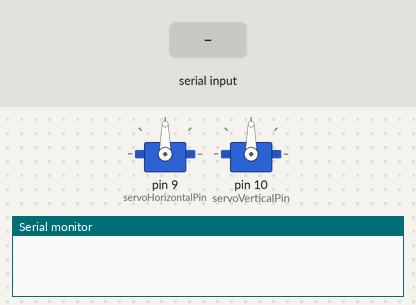
Bench run of a sketch on a simulated Arduino Uno, built with avr-gcc and run on an emulated ATmega328P. Parts: 2 × servo, the last lines printed to the serial monitor. Inputs (shaded band) come from the test bench.

Above: at 1.2 s.
1.3 s: "90,45\n" received over Serial
At 2.5 s:
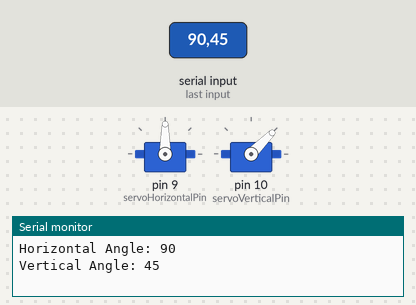
2.8 s: "30,150\n" received over Serial
At 3.7 s:
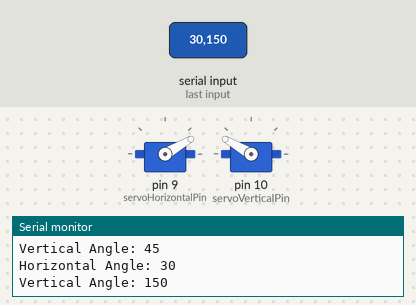
4.3 s: "1,90\n" received over Serial
At 4.7 s:
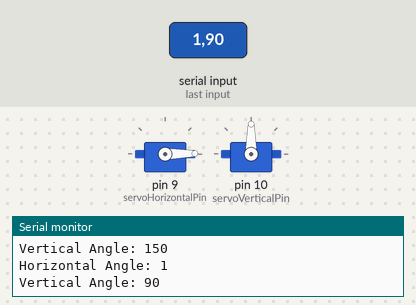
Timing chart, 0 to 7.3 s (numbered marks = the images above; inputs shaded):
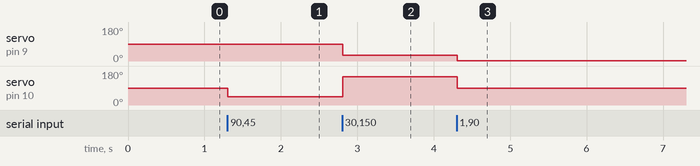

The sketch:

headtrackservo.ino
```cpp
#include <Servo.h>

Servo servoHorizontal;
Servo servoVertical;
int servoHorizontalPin = 9;
int servoVerticalPin = 10;

void setup() {
  Serial.begin(9600);  // Start serial communication
  servoHorizontal.attach(servoHorizontalPin);  // Attach the horizontal servo to pin 9
  servoVertical.attach(servoVerticalPin);      // Attach the vertical servo to pin 10
}

void loop() {
  if (Serial.available()) {
    String data = Serial.readStringUntil('\n');  // Read the incoming data until newline
    int commaIndex = data.indexOf(',');          // Find the position of the comma

    // Check if the comma was found, if not, skip
    if (commaIndex == -1) return;

    // Split the data into horizontal and vertical angles
    int horizontalAngle = data.substring(0, commaIndex).toInt();  // Parse horizontal angle
    int verticalAngle = data.substring(commaIndex + 1).toInt();   // Parse vertical angle

    // Debugging: Print the angles to the serial monitor
    Serial.print("Horizontal Angle: ");
    Serial.println(horizontalAngle);
    Serial.print("Vertical Angle: ");
    Serial.println(verticalAngle);

    // Move the servos to the specified angles
    if (horizontalAngle >= 0 && horizontalAngle <= 180) {
      servoHorizontal.write(horizontalAngle);  // Set horizontal servo
    }

    if (verticalAngle >= 0 && verticalAngle <= 180) {
      servoVertical.write(verticalAngle);      // Set vertical servo
    }

    delay(20);  // Wait for the servos to reach the positions
  }
}
```

Measured:
- after the input at 1.3 s, servo on pin 10 (servoVerticalPin): 90° → 45° at once
- after the input at 2.8 s, servo on pin 9 (servoHorizontalPin): 90° → 30° at once; servo on pin 10 (servoVerticalPin): 45° → 150° at once
- after the input at 4.3 s, servo on pin 9 (servoHorizontalPin): 30° → 1° at once; servo on pin 10 (servoVerticalPin): 150° → 90° at once
